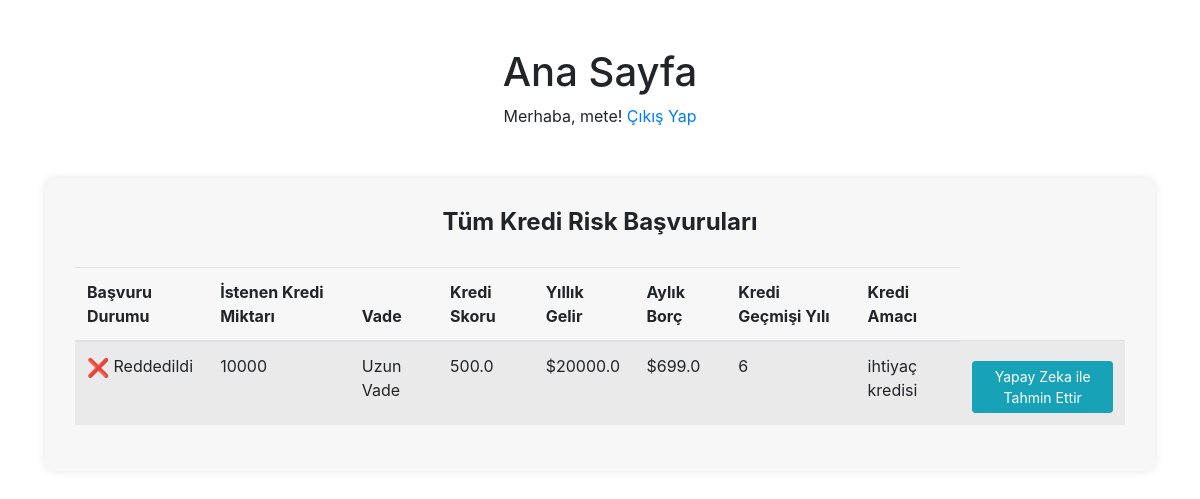
The page /admin-credit-risks/ (signed in) on the database its author committed.
### loan_prediction/models.py (models this page shows, shortened)
class CreditRisk(models.Model):
    LOAN_STATUS_CHOICES = [
        ('Tamamen Ödendi', 'Tamamen Ödendi'),
        ('Tahsilat', 'Tahsilat'),
        ('Temerrüt', 'Temerrüt'),
        ('Güncel', 'Güncel'),
    ]
    TERM_CHOICES = [
        (0, 'Kısa Vade'),
        (1, 'Uzun Vade'),
    ]
    HOME_OWNERSHIP_CHOICES = [
        (0, 'Kira'),
        (1, 'Ev Sahibi'),
        (2, 'Ev Kredisi Ödüyor'),
        (3, 'Diğer'),
    ]
    APPLICATION_STATUS_CHOICES = [
        ('Beklemede', 'Beklemede'),
        ('Kabul Edildi', 'Kabul Edildi'),
        ('Reddedildi', 'Reddedildi'),
    ]
    user = models.ForeignKey('auth.User',blank=True,null=True ,on_delete=models.CASCADE, verbose_name='Kullanıcı')
    loan_status = models.CharField(max_length=20, choices=LOAN_STATUS_CHOICES, verbose_name='Kredi Durumu')
    current_loan_amount = models.PositiveIntegerField(verbose_name='İstenen Kredi Miktarı')
    term = models.IntegerField(choices=TERM_CHOICES, verbose_name='Vade')
    credit_score = models.FloatField(verbose_name='Kredi Skoru')
    YEARS_IN_CURRENT_JOB_CHOICES = [(str(i), str(i)) for i in range(11)]
    years_in_current_job = models.CharField(max_length=2, choices=YEARS_IN_CURRENT_JOB_CHOICES, verbose_name='Mevcut İşteki Yıl')
    home_ownership = models.IntegerField(choices=HOME_OWNERSHIP_CHOICES, verbose_name='Ev Sahipliği')
    annual_income = models.FloatField(verbose_name='Yıllık Gelir')
    monthly_debt = models.FloatField(verbose_name='Aylık Borç')
    years_of_credit_history = models.PositiveIntegerField(verbose_name='Kredi Geçmişi Yılı')
    number_of_credit_problems = models.PositiveIntegerField(verbose_name='Kredi Problemi Sayısı')
    bankruptcies = models.PositiveIntegerField(null=True, blank=True, verbose_name='İflaslar')
    tax_liens = models.PositiveIntegerField(null=True, blank=True, verbose_name='Vergi Hacizleri')
    purpose = models.CharField(max_length=255, verbose_name='Kredi Amacı')
    application_status = models.CharField(max_length=20, choices=APPLICATION_STATUS_CHOICES, default='Beklemede', verbose_name='Başvuru Durumu')

### loan_prediction/views.py (the view, shortened to what this page needs)
# urls.py: path('admin-credit-risks/', AdminCreditRiskListView.as_view(), name='admin-credit-risks'),
class AdminCreditRiskListView(LoginRequiredMixin, View):
    login_url = '/login/'
    redirect_field_name = 'redirect_to'
    def get(self, request):
        if request.user.groups.filter(name='Admin').exists():
            all_credit_risks = CreditRisk.objects.all()
            return render(request, 'admin_credit_risks.html', {'credit_risks': all_credit_risks})
        else:
            messages.error(request, 'Bu sayfaya erişim izniniz yok.')
            return redirect('index')

### templates/admin_credit_risks.html (shortened to what this page needs)
<!DOCTYPE html>
<html lang="tr">
<head>
    <link href="https://stackpath.bootstrapcdn.com/bootstrap/4.5.2/css/bootstrap.min.css" rel="stylesheet">
</head>
<body>
    <div class="container mt-5">
        <h1 class="text-center">Ana Sayfa</h1>
        {% if user.is_authenticated %}
            <p class="text-center">Merhaba, {{ user.username }}! <a href="{% url 'logout' %}">Çıkış Yap</a></p>
        {% else %}
            <p class="text-center"><a href="{% url 'login' %}">Giriş Yap</a></p>
        {% endif %}
    </div>
<div class="container">
    <div class="form-container">
        <h2 class="form-title">Tüm Kredi Risk Başvuruları</h2>
        {% if credit_risks %}
            <table class="table table-striped credit-risk-table">
                <thead>
                    <tr>
                        <th scope="col">Başvuru Durumu</th>
                        <th scope="col">İstenen Kredi Miktarı</th>
                        <th scope="col">Vade</th>
                        <th scope="col">Kredi Skoru</th>
                        <th scope="col">Yıllık Gelir</th>
                        <th scope="col">Aylık Borç</th>
                        <th scope="col">Kredi Geçmişi Yılı</th>
                        <th scope="col">Kredi Amacı</th>
                    </tr>
                </thead>
                <tbody>
                    {% for risk in credit_risks %}
                        <tr>
                            <td>
                                {% if risk.application_status == 'Beklemede' %}
                                    <span class="status-icon status-waiting">🕒</span> Beklemede
                                {% elif risk.application_status == 'Kabul Edildi' %}
                                    <span class="status-icon status-approved">✔️</span> Kabul Edildi
                                {% elif risk.application_status == 'Reddedildi' %}
                                    <span class="status-icon status-rejected">❌</span> Reddedildi
                                {% endif %}
                            </td>
                            <td>{{ risk.current_loan_amount }}</td>
                            {% if risk.term  == 0 %}
                                <td>Kısa Vade</td>
                            {% else %}
                                <td>Uzun Vade</td>
                            {% endif %}
                            <td>{{ risk.credit_score }} </td>
                            <td>${{ risk.annual_income }}</td>
                            <td>${{ risk.monthly_debt }}</td>
                            <td>{{ risk.years_of_credit_history }}</td>
                            <td>{{ risk.purpose }}</td>
                            <td>
                                <form method="post" action="{% url 'predict-risk' %}" style="display:inline;">
                                    <button type="submit" class="btn btn-info btn-sm mt-2">Yapay Zeka ile Tahmin Ettir</button>
                                </form>
                            </td>
                        </tr>
                    {% endfor %}
                </tbody>
            </table>
        {% else %}
            <p>Henüz kredi risk başvurusu yapılmamış.</p>
        {% endif %}
    </div>
</div>
</body>
</html>

### templates/admin_credit_risks.html (style rules this page uses)
.form-title { text-align: center; margin-bottom: 30px; font-size: 24px; font-weight: bold; }
.form-container { background-color: #f7f7f7; padding: 30px; border-radius: 10px; box-shadow: 0 0 10px rgba(0, 0, 0, 0.1); margin-top: 50px; }
.credit-risk-table { margin-top: 30px; }
.status-icon { font-size: 18px; vertical-align: middle; }
.status-rejected { color: red; }

### rows shown on the page
CreditRisk: application_status "Reddedildi", current_loan_amount "10000", term "Uzun Vade", credit_score "500.0", annual_income "20000.0", monthly_debt "699.0", years_of_credit_history "6", purpose "ihtiyaç kredisi"

### other values the page prints
{{ user.username }} "mete"
